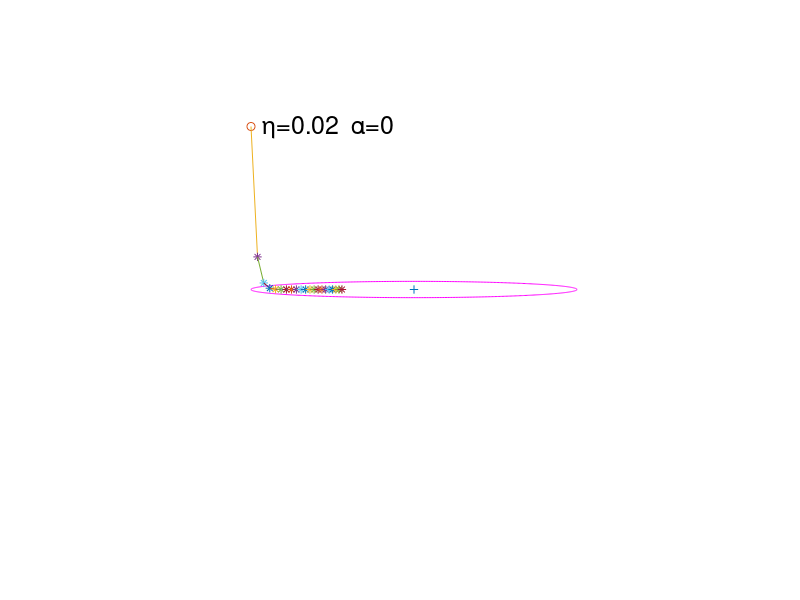

MATLAB code to generate this figure:
% Quadratic error demo from Hertz Krogh & Palmer fig. 5.10

function quaderr(eta,momentum)

if nargin < 2
  momentum = 0;
  if nargin < 1
    eta = 0.02
  end
end

ud = get(gcf,'UserData');
if ~ischar(ud) || ~strcmp(ud,'quaderr') == 1
  clf, hold on
  initxy = [-1 1];
  set(gcf,'UserData','quaderr')
  set(gcf,'Color',[1 1 1])
  plot(0,0,'+')
  pts = 0 : 0.01 : 2*pi;
  plot(cos(pts), sin(pts)/20,'m')
  axis([-1.5 1.5 -1.5 1.5])
  axis equal off
else
  initxy = [1 1];
  set(gcf,'UserData',[])
end

curxy = initxy;
deltaxy = 0;

plot(curxy(1),curxy(2),'o')
text(curxy(1)+0.07,curxy(2), ...
    ['\eta=' num2str(eta) '  \alpha=' num2str(momentum)], ...
    'FontSize',18)
for i=1:20
  prevxy = curxy;
  dxy = -eta * [2 40] .* curxy;
  deltaxy = dxy + momentum * deltaxy;
  curxy =  curxy + deltaxy;
  plot([prevxy(1) curxy(1)],[prevxy(2) curxy(2)])
  plot(curxy(1),curxy(2),'*')
end
